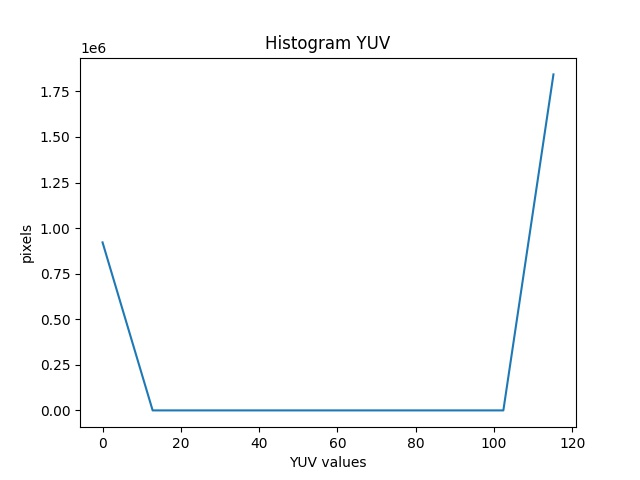

The Python source for this figure:
import cv2
import numpy as np
import matplotlib.pyplot as plt
import subprocess
def histogram(frame):
    frame_yuv = cv2.cvtColor(frame, cv2.COLOR_BGR2YUV);
    histogram, bin = np.histogram(frame_yuv)
    plt.figure()
    plt.title("Histogram YUV")
    plt.xlabel("YUV values")
    plt.ylabel("pixels")
    plt.plot(bin[0:-1],histogram);
    plt.show();
    plt.savefig("histogram.jpg");
    fourcc = cv2.VideoWriter_fourcc(*'MP4V')
    video = cv2.VideoWriter("histogram.mp4", fourcc, 30, (1920, 1080))
    video.write(cv2.imread("histogram.jpg"))
def read_video():
    subprocess.call(["ffplay","BBB.mp4", "-", "vf", "split=2[a][b]","[b]histogram","format=yuva444p[hh]","[a][hh]overlay"])


    #video = cv2.VideoCapture("cut.mp4");
    #ret, frame = video.read();
    #histogram(frame);

if __name__ == '__main__':
    read_video()
